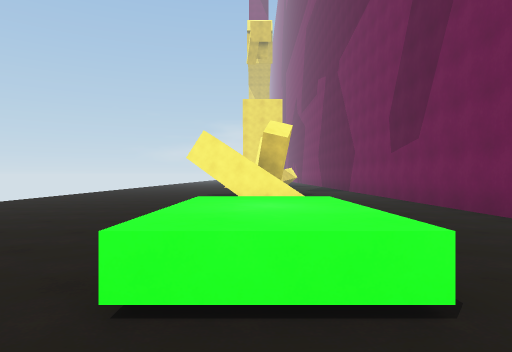
View 1 (above)

17 first-person views from a walk through a Unity game level. The camera is 1.4 m above the floor, looks level and sees 75° across. The floor is counted in squares, 2 m on a side. Each view is taken from the middle of a square. On the plan, view 1 faces up. The plan holds only what a view shows up to about 10 squares ahead; the rest is blank. The place goes on beyond the plan. The player is left out. Surface patterns are stand-ins for the level's own textures.

View 2
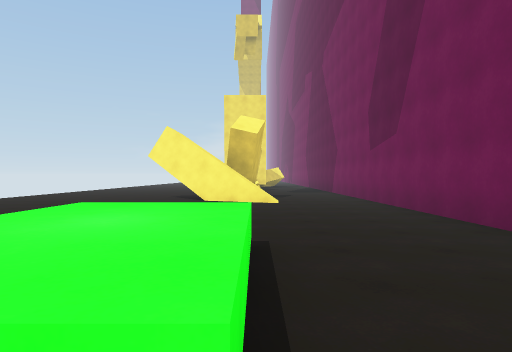

View 3
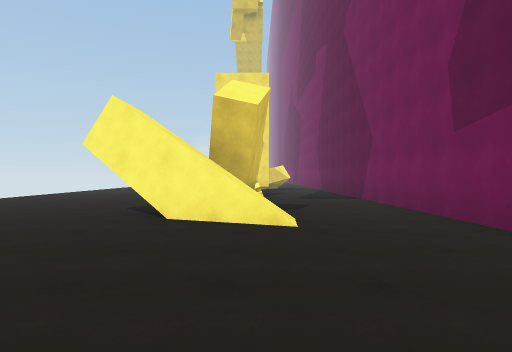

View 4
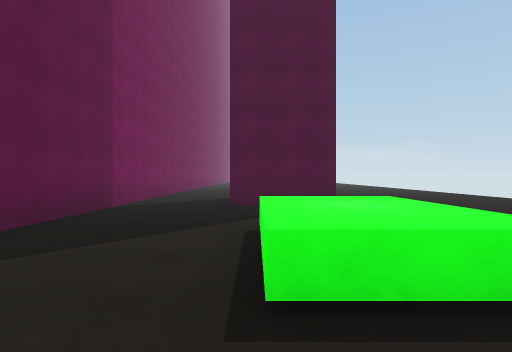

View 5
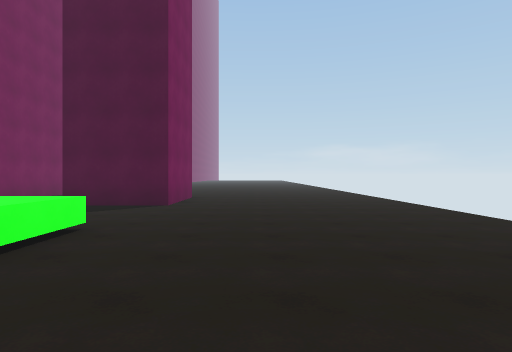

View 6
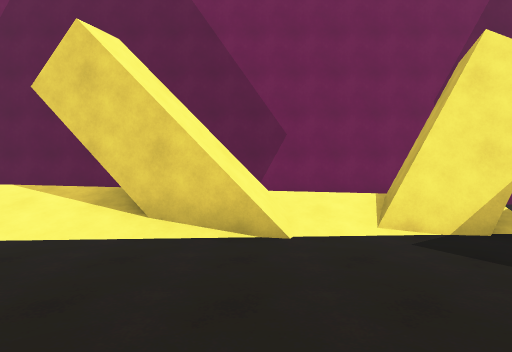

View 7
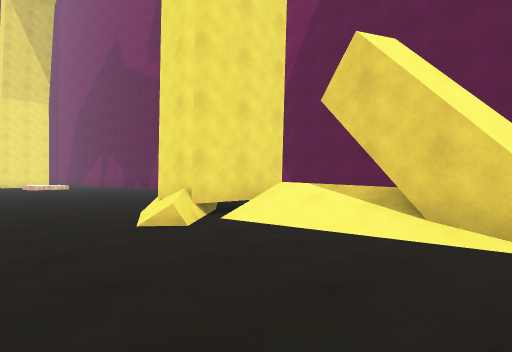

View 8
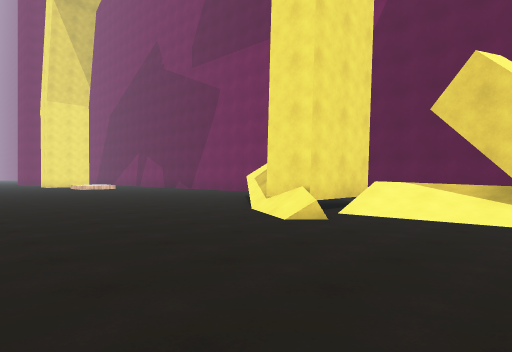

View 9
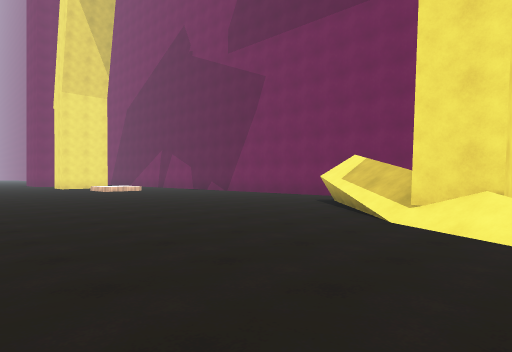

View 10
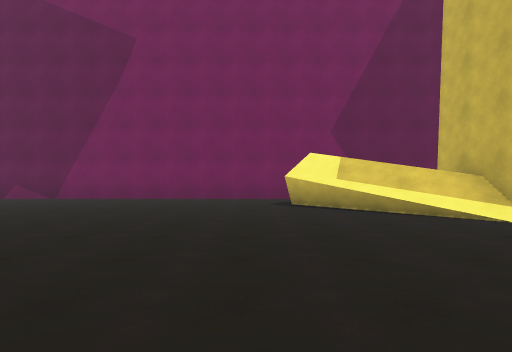

View 11
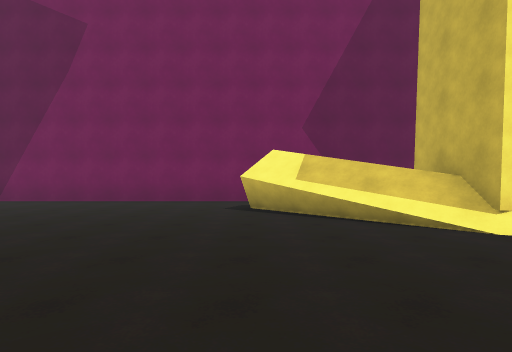

View 12
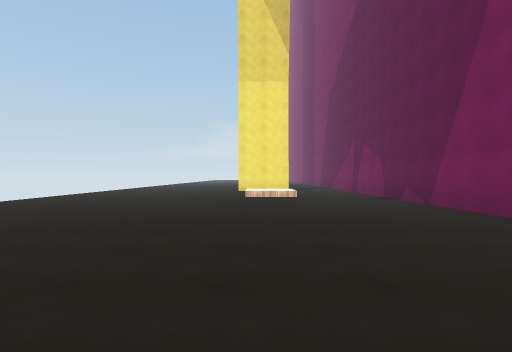

View 13
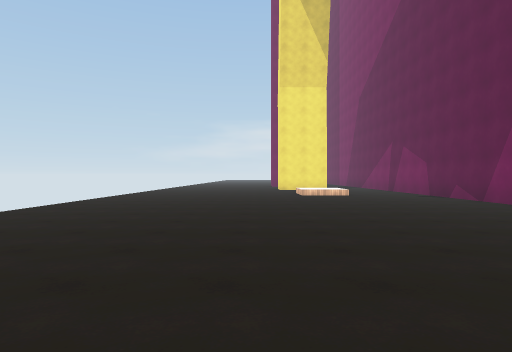

View 14
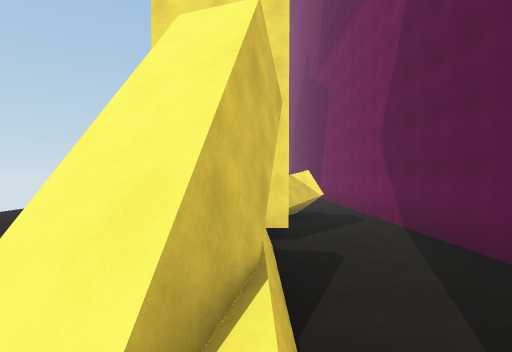

View 15
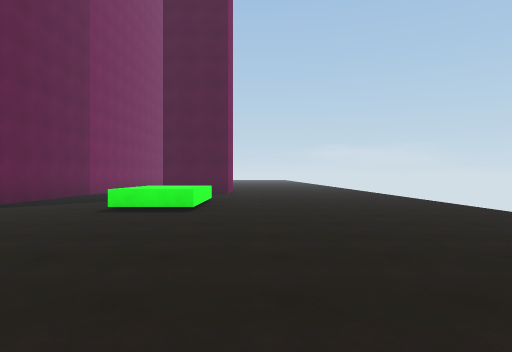

View 16
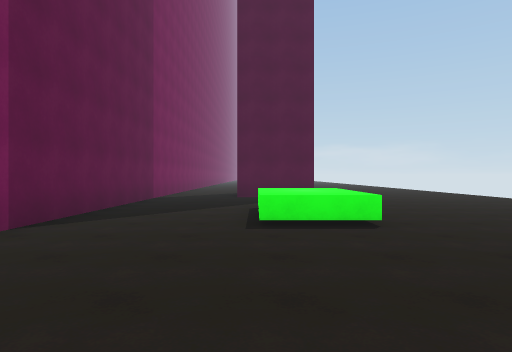

View 17
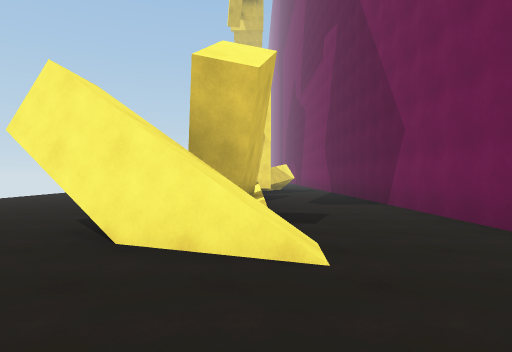

### Floor plan
Key: @ floor where view 1 was taken; # wall or solid block; . floor; / step, stairs or slope; = window, fence, low wall or low ledge; ^ raised ledge.
Columns run from 6 left of view 1 to 5 right of it. Each row starts with its distance up from view 1.
 33 ...........#
 32 ...........#
 31 ...........#
 30 ...........#
 29 ...........#
 28 ...........#
 27 ...........#
 26  ..........#
 25 ...........#
 24 .......##..#
 23 .......=#..#
 22 ....../=#..#
 21 ...../##...#
 20 .....###...#
 19 .....=/=...#
 18 ......//...#
 17 ....../=...#
 16 ......##...#
 15 ......//...#
 14 ......//...#
 13  .....##...#
 12  .... ##...#
 11 .....###...#
 10 .......=...#
  9 ...........#
  8 ...........#
  7 ...........#
  6 ...........#
  5 ...........#
  4 ......^^...#
  3 ......^^...#
  2 ......^^...#
  1 ...........#
  0 ......@....#
 -1 ...........#
 -2 .....###...#
 -3 .....#  ...#
 -4 .....#  ...#

Positions as (right, up) in squares from view 1, and headings:
1: (0, 0), facing up
2: (1, 1), facing up
3: (1, 5), facing up
4: (1, 6), facing down
5: (-3, 6), facing down
6: (-4, 15), facing right
7: (-4, 15), facing up-right
8: (-6, 16), facing up-right
9: (-6, 19), facing up-right
10: (-6, 25), facing right
11: (-5, 24), facing right
12: (0, 23), facing up
13: (-2, 22), facing up
14: (1, 14), facing up
15: (-2, 11), facing down
16: (1, 9), facing down
17: (1, 7), facing up
